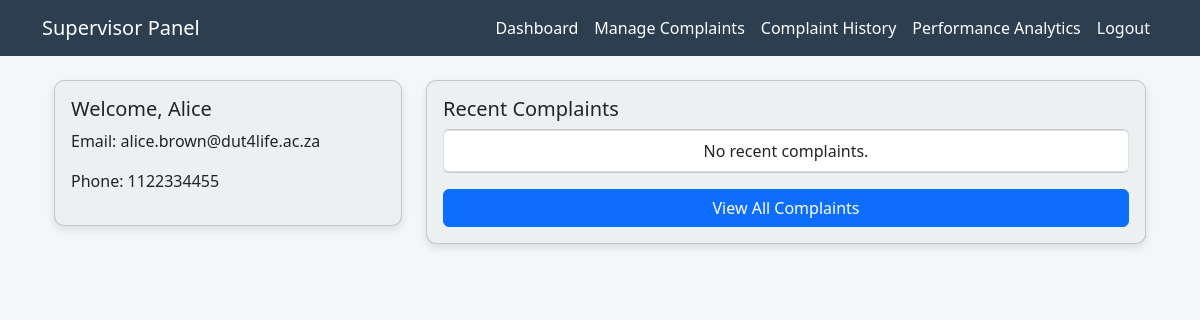
/supervisor/dashboard (signed in), run on the app's committed database.
### models.py (models this page shows, shortened)
class User(db.Model, UserMixin):
    user_id = db.Column(db.Integer, primary_key=True)
    fname = db.Column(db.String(100), nullable=False)
    lname = db.Column(db.String(100), nullable=False)
    email = db.Column(db.String(150), unique=True, nullable=False)
    phone = db.Column(db.String(10), unique=True, nullable=False)
    password = db.Column(db.String(200), nullable=False)
    role = db.Column(db.String(20), nullable=False)  # 'student', 'admin', 'supervisor'
    student = db.relationship('Student', backref='user', uselist=False)
    admin = db.relationship('Admin', backref='user', uselist=False)
    supervisor = db.relationship('Supervisor', backref='user', uselist=False)

### routes/supervisor.py (the view)
@supervisor_bp.route('/dashboard')
@login_required
def dashboard():
    if current_user.role != "supervisor":
        flash("Unauthorized access.", "danger")
        return redirect(url_for('auth.login'))
    recent_complaints = Complaint.query.filter_by(superv_id=current_user.supervisor.superv_id).order_by(Complaint.comp_id.desc()).limit(5).all()
    return render_template('supervisor/supervisor_dashboard.html',recent_complaints=recent_complaints, user=current_user)

### app.py (called while the page is built)
@login_manager.user_loader
def load_user(user_id):
    return db.session.get(User, int(user_id))

### templates/supervisor/supervisor_dashboard.html (shortened to what this page needs)
{% extends 'supervisor/supervisor_base.html' %}
{% block body %}
<div class="container mt-4">
    <div class="row">
        <div class="col-md-4">
            <div class="card dashboard-card p-3">
                <h5>Welcome, {{ user.fname }}</h5>
                <p>Email: {{ user.email }}</p>
                <p>Phone: {{ user.phone }}</p>
            </div>
        </div>
        <div class="col-md-8">
            <div class="card dashboard-card p-3">
                <h5>Recent Complaints</h5>
                <ul class="list-group">
                    {% for complaint in recent_complaints %}
                        <li class="list-group-item">
                            {{ complaint.comp_descr[:50] }}... - <strong>{{ complaint.comp_status }}</strong>
                            <a href="{{ url_for('supervisor.manage_complaints', complaint_id=complaint.comp_id) }}" class="btn btn-sm btn-primary float-end">View</a>
                        </li>
                    {% else %}
                        <li class="list-group-item text-center">No recent complaints.</li>
                    {% endfor %}
                </ul>
                <a href="{{ url_for('supervisor.dashboard') }}" class="btn btn-primary mt-3">View All Complaints</a>
            </div>
        </div>
    </div>
</div>
{% endblock %}

### templates/supervisor/supervisor_base.html (style rules this page uses)
body { background-color: #f4f6f9; }

### templates/supervisor/supervisor_dashboard.html (style rules this page uses)
.dashboard-card { border-radius: 10px; box-shadow: 0 4px 8px rgba(0, 0, 0, 0.1); background: #ecf0f1; padding: 15px; }

### data on the page
User: fname "Alice", email "alice.brown@dut4life.ac.za", phone "1122334455"
